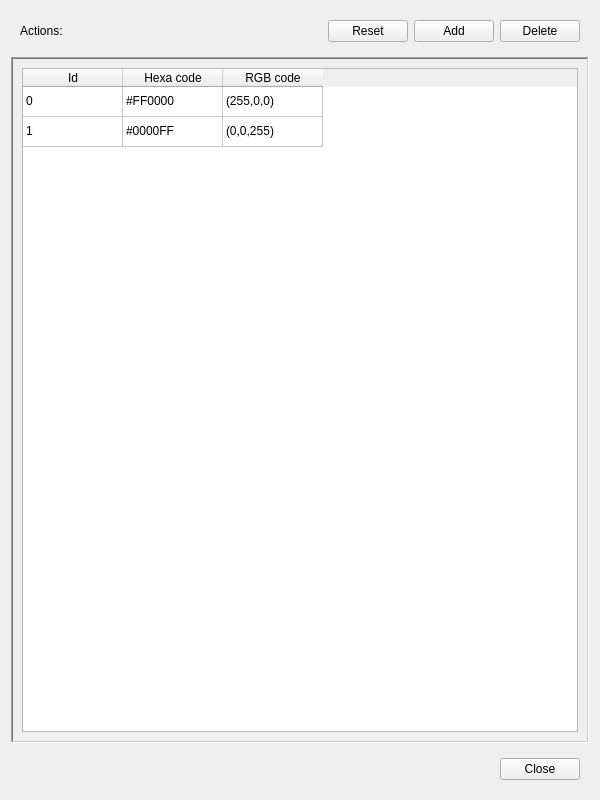
<?xml version="1.0" encoding="UTF-8"?>
<ui version="4.0">
 <class>table_view_form</class>
 <widget class="QWidget" name="table_view_form">
  <property name="windowModality">
   <enum>Qt::WindowModal</enum>
  </property>
  <property name="geometry">
   <rect>
    <x>0</x>
    <y>0</y>
    <width>600</width>
    <height>800</height>
   </rect>
  </property>
  <property name="minimumSize">
   <size>
    <width>512</width>
    <height>512</height>
   </size>
  </property>
  <property name="baseSize">
   <size>
    <width>600</width>
    <height>800</height>
   </size>
  </property>
  <property name="windowTitle">
   <string>Pattern builder - Table view</string>
  </property>
  <property name="windowIcon">
   <iconset>
    <normaloff>../../assets/img/pattern_builder_icon.ico</normaloff>../../assets/img/pattern_builder_icon.ico</iconset>
  </property>
  <layout class="QVBoxLayout" name="verticalLayout">
   <item>
    <widget class="QWidget" name="actions_widget" native="true">
     <layout class="QHBoxLayout" name="horizontalLayout">
      <item>
       <widget class="QLabel" name="actions_label">
        <property name="text">
         <string>Actions:</string>
        </property>
       </widget>
      </item>
      <item>
       <spacer name="actions_horizontal_spacer">
        <property name="orientation">
         <enum>Qt::Horizontal</enum>
        </property>
        <property name="sizeHint" stdset="0">
         <size>
          <width>40</width>
          <height>20</height>
         </size>
        </property>
       </spacer>
      </item>
      <item>
       <widget class="QPushButton" name="actions_reset_button">
        <property name="text">
         <string>Reset</string>
        </property>
       </widget>
      </item>
      <item>
       <widget class="QPushButton" name="actions_add_button">
        <property name="text">
         <string>Add</string>
        </property>
       </widget>
      </item>
      <item>
       <widget class="QPushButton" name="actions_delete_button">
        <property name="text">
         <string>Delete</string>
        </property>
       </widget>
      </item>
     </layout>
    </widget>
   </item>
   <item>
    <widget class="QScrollArea" name="table_widget_scroll_area">
     <property name="frameShape">
      <enum>QFrame::WinPanel</enum>
     </property>
     <property name="widgetResizable">
      <bool>true</bool>
     </property>
     <widget class="QWidget" name="table_widget_scroll_area_contents">
      <property name="geometry">
       <rect>
        <x>0</x>
        <y>0</y>
        <width>578</width>
        <height>684</height>
       </rect>
      </property>
      <layout class="QGridLayout" name="gridLayout">
       <item row="0" column="0">
        <widget class="QTableWidget" name="table_widget">
         <property name="verticalScrollBarPolicy">
          <enum>Qt::ScrollBarAlwaysOff</enum>
         </property>
         <attribute name="verticalHeaderVisible">
          <bool>false</bool>
         </attribute>
         <attribute name="verticalHeaderStretchLastSection">
          <bool>false</bool>
         </attribute>
         <row>
          <property name="text">
           <string/>
          </property>
         </row>
         <row>
          <property name="text">
           <string notr="true"/>
          </property>
          <property name="toolTip">
           <string notr="true"/>
          </property>
          <property name="whatsThis">
           <string notr="true"/>
          </property>
         </row>
         <column>
          <property name="text">
           <string>Id</string>
          </property>
         </column>
         <column>
          <property name="text">
           <string>Hexa code</string>
          </property>
         </column>
         <column>
          <property name="text">
           <string>RGB code</string>
          </property>
         </column>
         <item row="0" column="0">
          <property name="text">
           <string>0</string>
          </property>
          <property name="textAlignment">
           <set>AlignLeading|AlignVCenter</set>
          </property>
         </item>
         <item row="0" column="1">
          <property name="text">
           <string>#FF0000</string>
          </property>
         </item>
         <item row="0" column="2">
          <property name="text">
           <string>(255,0,0)</string>
          </property>
         </item>
         <item row="1" column="0">
          <property name="text">
           <string>1</string>
          </property>
         </item>
         <item row="1" column="1">
          <property name="text">
           <string>#0000FF</string>
          </property>
         </item>
         <item row="1" column="2">
          <property name="text">
           <string>(0,0,255)</string>
          </property>
         </item>
        </widget>
       </item>
      </layout>
     </widget>
    </widget>
   </item>
   <item>
    <widget class="QWidget" name="close_widget" native="true">
     <layout class="QHBoxLayout" name="horizontalLayout_2">
      <item>
       <spacer name="close_horizontal_spacer">
        <property name="orientation">
         <enum>Qt::Horizontal</enum>
        </property>
        <property name="sizeHint" stdset="0">
         <size>
          <width>40</width>
          <height>20</height>
         </size>
        </property>
       </spacer>
      </item>
      <item>
       <widget class="QPushButton" name="close_button">
        <property name="text">
         <string>Close</string>
        </property>
       </widget>
      </item>
     </layout>
    </widget>
   </item>
  </layout>
 </widget>
 <resources/>
 <connections/>
</ui>
